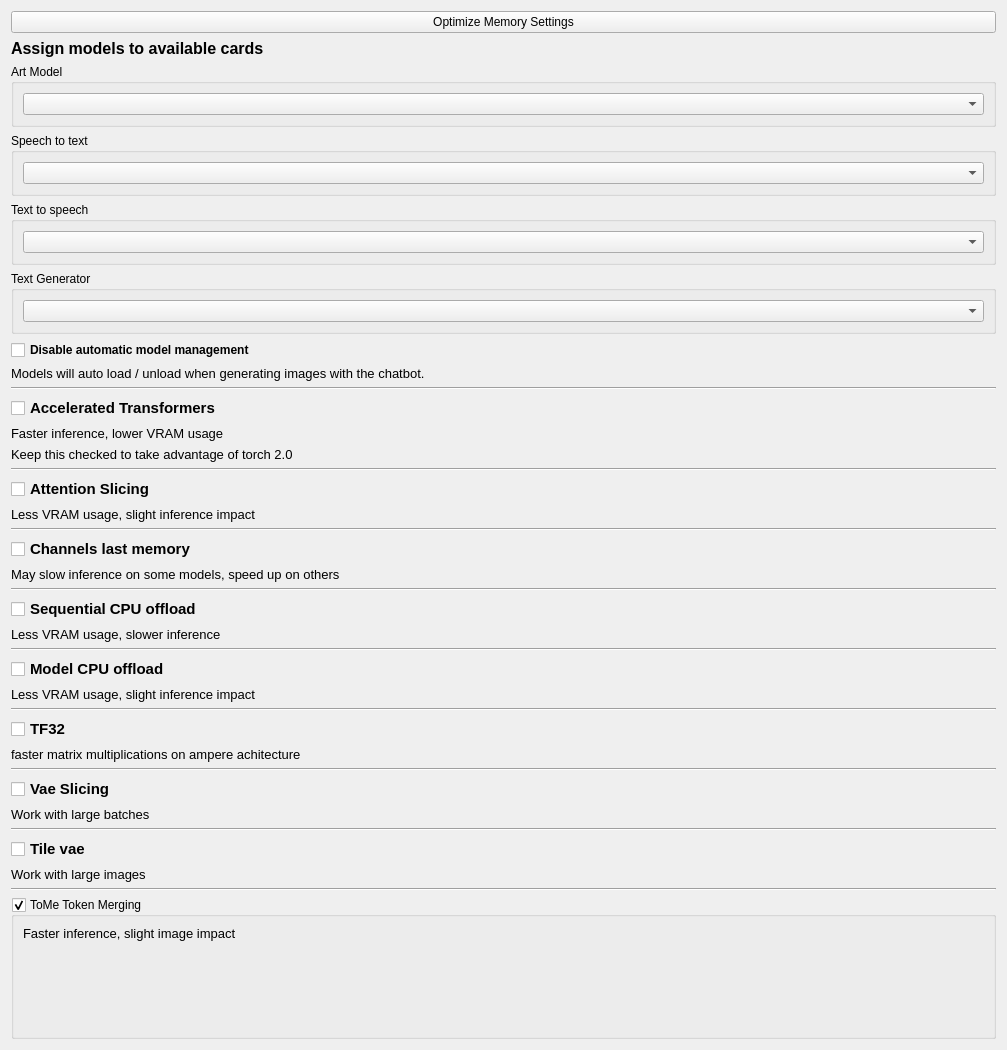
<?xml version="1.0" encoding="UTF-8"?>
<ui version="4.0">
 <class>memory_preferences</class>
 <widget class="QWidget" name="memory_preferences">
  <property name="geometry">
   <rect>
    <x>0</x>
    <y>0</y>
    <width>1007</width>
    <height>1050</height>
   </rect>
  </property>
  <property name="windowTitle">
   <string>Form</string>
  </property>
  <layout class="QGridLayout" name="gridLayout">
   <item row="5" column="0" colspan="5">
    <widget class="Line" name="line_7">
     <property name="orientation">
      <enum>Qt::Orientation::Horizontal</enum>
     </property>
    </widget>
   </item>
   <item row="28" column="0" colspan="5">
    <widget class="Line" name="line_2">
     <property name="orientation">
      <enum>Qt::Orientation::Horizontal</enum>
     </property>
    </widget>
   </item>
   <item row="12" column="0" colspan="5">
    <widget class="Line" name="line_8">
     <property name="orientation">
      <enum>Qt::Orientation::Horizontal</enum>
     </property>
    </widget>
   </item>
   <item row="25" column="0" colspan="5">
    <widget class="Line" name="line">
     <property name="orientation">
      <enum>Qt::Orientation::Horizontal</enum>
     </property>
    </widget>
   </item>
   <item row="29" column="0" colspan="3">
    <widget class="QCheckBox" name="enable_model_cpu_offload">
     <property name="font">
      <font>
       <pointsize>11</pointsize>
       <bold>true</bold>
      </font>
     </property>
     <property name="toolTip">
      <string>&lt;html&gt;&lt;head/&gt;&lt;body&gt;&lt;p&gt;&lt;span style=&quot; font-weight:400;&quot;&gt;Use with attention slicing for lower memory consumption.&lt;/span&gt;&lt;/p&gt;&lt;p&gt;&lt;span style=&quot; font-weight:400;&quot;&gt;Moves whole models to the GPU, instead of handling each model’s constituent &lt;/span&gt;&lt;span style=&quot; font-weight:400; font-style:italic;&quot;&gt;modules&lt;/span&gt;&lt;span style=&quot; font-weight:400;&quot;&gt;. This results in a negligible impact on inference time (compared with moving the pipeline to &lt;/span&gt;&lt;span style=&quot; font-family:'monospace'; font-weight:400;&quot;&gt;cuda&lt;/span&gt;&lt;span style=&quot; font-weight:400;&quot;&gt;), while still providing some memory savings.&lt;/span&gt;&lt;/p&gt;&lt;/body&gt;&lt;/html&gt;</string>
     </property>
     <property name="text">
      <string>Model CPU offload</string>
     </property>
    </widget>
   </item>
   <item row="35" column="0" colspan="2">
    <widget class="QCheckBox" name="use_enable_vae_slicing">
     <property name="font">
      <font>
       <pointsize>11</pointsize>
       <bold>true</bold>
      </font>
     </property>
     <property name="toolTip">
      <string>&lt;html&gt;&lt;head/&gt;&lt;body&gt;&lt;p&gt;&lt;span style=&quot; font-weight:400;&quot;&gt;Use with Attention Slicing or Xformers&lt;/span&gt;&lt;/p&gt;&lt;p&gt;&lt;span style=&quot; font-weight:400;&quot;&gt;Decode large batches of images with limited VRAM, or to enable batches with 32 images or more.&lt;/span&gt;&lt;/p&gt;&lt;/body&gt;&lt;/html&gt;</string>
     </property>
     <property name="text">
      <string>Vae Slicing</string>
     </property>
    </widget>
   </item>
   <item row="14" column="0" rowspan="2" colspan="2">
    <widget class="QCheckBox" name="use_attention_slicing">
     <property name="font">
      <font>
       <pointsize>11</pointsize>
       <bold>true</bold>
      </font>
     </property>
     <property name="toolTip">
      <string>&lt;html&gt;&lt;head/&gt;&lt;body&gt;&lt;p&gt;&lt;span style=&quot; font-weight:400;&quot;&gt;Perform computation in steps instead of all at once.&lt;/span&gt;&lt;/p&gt;&lt;p&gt;&lt;span style=&quot; font-weight:400;&quot;&gt;About 10% slower inference times.&lt;/span&gt;&lt;/p&gt;&lt;p&gt;&lt;span style=&quot; font-weight:400;&quot;&gt;Uses as little as 3.2 GB of VRAM.&lt;/span&gt;&lt;/p&gt;&lt;/body&gt;&lt;/html&gt;</string>
     </property>
     <property name="text">
      <string>Attention Slicing</string>
     </property>
    </widget>
   </item>
   <item row="38" column="0" colspan="2">
    <widget class="QCheckBox" name="use_tiled_vae">
     <property name="font">
      <font>
       <pointsize>11</pointsize>
       <bold>true</bold>
      </font>
     </property>
     <property name="toolTip">
      <string>&lt;html&gt;&lt;head/&gt;&lt;body&gt;&lt;p&gt;&lt;span style=&quot; font-weight:400;&quot;&gt;Use with Attention Slicing or Xformers&lt;/span&gt;&lt;/p&gt;&lt;p&gt;&lt;span style=&quot; font-weight:400;&quot;&gt;Makes it possible to work with large images on limited VRAM. Splits image into overlapping tiles, decodes tiles, blends outputs to make final image.&lt;/span&gt;&lt;/p&gt;&lt;/body&gt;&lt;/html&gt;</string>
     </property>
     <property name="text">
      <string>Tile vae</string>
     </property>
    </widget>
   </item>
   <item row="36" column="0" colspan="2">
    <widget class="QLabel" name="label_6">
     <property name="font">
      <font>
       <pointsize>10</pointsize>
       <italic>false</italic>
      </font>
     </property>
     <property name="text">
      <string>Work with large batches</string>
     </property>
     <property name="indent">
      <number>-1</number>
     </property>
    </widget>
   </item>
   <item row="2" column="0" colspan="5">
    <layout class="QVBoxLayout" name="verticalLayout">
     <item>
      <widget class="QGroupBox" name="groupBox">
       <property name="title">
        <string>Art Model</string>
       </property>
       <layout class="QGridLayout" name="gridLayout_3">
        <item row="0" column="0">
         <widget class="QComboBox" name="sd_combobox"/>
        </item>
       </layout>
      </widget>
     </item>
     <item>
      <widget class="QGroupBox" name="groupBox_4">
       <property name="title">
        <string>Speech to text</string>
       </property>
       <layout class="QGridLayout" name="gridLayout_6">
        <item row="0" column="0">
         <widget class="QComboBox" name="stt_combobox"/>
        </item>
       </layout>
      </widget>
     </item>
     <item>
      <widget class="QGroupBox" name="groupBox_3">
       <property name="title">
        <string>Text to speech</string>
       </property>
       <layout class="QGridLayout" name="gridLayout_5">
        <item row="0" column="0">
         <widget class="QComboBox" name="tts_combobox"/>
        </item>
       </layout>
      </widget>
     </item>
     <item>
      <widget class="QGroupBox" name="groupBox_2">
       <property name="title">
        <string>Text Generator</string>
       </property>
       <layout class="QGridLayout" name="gridLayout_4">
        <item row="0" column="0">
         <widget class="QComboBox" name="llm_combobox"/>
        </item>
       </layout>
      </widget>
     </item>
    </layout>
   </item>
   <item row="1" column="0" colspan="5">
    <widget class="QLabel" name="label_11">
     <property name="font">
      <font>
       <pointsize>12</pointsize>
       <bold>true</bold>
      </font>
     </property>
     <property name="text">
      <string>Assign models to available cards</string>
     </property>
    </widget>
   </item>
   <item row="10" column="0" colspan="5">
    <widget class="QLabel" name="label_9">
     <property name="font">
      <font>
       <pointsize>10</pointsize>
      </font>
     </property>
     <property name="text">
      <string>Keep this checked to take advantage of torch 2.0</string>
     </property>
    </widget>
   </item>
   <item row="20" column="0" rowspan="2" colspan="4">
    <widget class="QCheckBox" name="use_lastchannels">
     <property name="font">
      <font>
       <pointsize>11</pointsize>
       <bold>true</bold>
      </font>
     </property>
     <property name="toolTip">
      <string>&lt;html&gt;&lt;head/&gt;&lt;body&gt;&lt;p&gt;&lt;span style=&quot; font-weight:400;&quot;&gt;Alternative way of ordering NCHW tensors in memory preserving dimensions ordering. Channels last tensors ordered in such a way that channels become the densest dimension (aka storing images pixel-per-pixel). &lt;/span&gt;&lt;/p&gt;&lt;p&gt;&lt;span style=&quot; font-weight:400;&quot;&gt;Since not all operators currently support channels last format it may result in a worst performance, so it’s better to try it and see if it works for your model.&lt;/span&gt;&lt;/p&gt;&lt;/body&gt;&lt;/html&gt;</string>
     </property>
     <property name="text">
      <string>Channels last memory</string>
     </property>
    </widget>
   </item>
   <item row="32" column="0" colspan="2">
    <widget class="QCheckBox" name="use_tf32">
     <property name="font">
      <font>
       <pointsize>11</pointsize>
       <bold>true</bold>
      </font>
     </property>
     <property name="toolTip">
      <string>&lt;html&gt;&lt;head/&gt;&lt;body&gt;&lt;p&gt;&lt;span style=&quot; font-weight:400;&quot;&gt;On Ampere and later CUDA devices matrix multiplications and convolutions can use the TensorFloat32 (TF32) mode for faster but slightly less accurate computations.&lt;/span&gt;&lt;/p&gt;&lt;/body&gt;&lt;/html&gt;</string>
     </property>
     <property name="text">
      <string>TF32</string>
     </property>
    </widget>
   </item>
   <item row="27" column="0" colspan="5">
    <widget class="QLabel" name="label">
     <property name="font">
      <font>
       <pointsize>10</pointsize>
       <italic>false</italic>
      </font>
     </property>
     <property name="text">
      <string>Less VRAM usage, slower inference</string>
     </property>
     <property name="indent">
      <number>-1</number>
     </property>
    </widget>
   </item>
   <item row="30" column="0" colspan="5">
    <widget class="QLabel" name="label_2">
     <property name="font">
      <font>
       <pointsize>10</pointsize>
       <italic>false</italic>
      </font>
     </property>
     <property name="text">
      <string>Less VRAM usage, slight inference impact</string>
     </property>
     <property name="indent">
      <number>-1</number>
     </property>
    </widget>
   </item>
   <item row="6" column="0" colspan="5">
    <widget class="QCheckBox" name="use_accelerated_transformers">
     <property name="font">
      <font>
       <pointsize>11</pointsize>
       <bold>true</bold>
      </font>
     </property>
     <property name="toolTip">
      <string>&lt;html&gt;&lt;head/&gt;&lt;body&gt;&lt;p&gt;&lt;span style=&quot; font-weight:400;&quot;&gt;Optimized and memory-efficient attention implementation.&lt;/span&gt;&lt;/p&gt;&lt;/body&gt;&lt;/html&gt;</string>
     </property>
     <property name="text">
      <string>Accelerated Transformers</string>
     </property>
    </widget>
   </item>
   <item row="40" column="0" colspan="5">
    <widget class="Line" name="line_9">
     <property name="orientation">
      <enum>Qt::Orientation::Horizontal</enum>
     </property>
    </widget>
   </item>
   <item row="39" column="0" colspan="2">
    <widget class="QLabel" name="label_7">
     <property name="font">
      <font>
       <pointsize>10</pointsize>
       <italic>false</italic>
      </font>
     </property>
     <property name="text">
      <string>Work with large images</string>
     </property>
     <property name="indent">
      <number>-1</number>
     </property>
    </widget>
   </item>
   <item row="19" column="0" colspan="5">
    <widget class="Line" name="line_4">
     <property name="orientation">
      <enum>Qt::Orientation::Horizontal</enum>
     </property>
    </widget>
   </item>
   <item row="3" column="0">
    <widget class="QCheckBox" name="prevent_unload_on_llm_image_generation">
     <property name="font">
      <font>
       <bold>true</bold>
      </font>
     </property>
     <property name="text">
      <string>Disable automatic model management</string>
     </property>
    </widget>
   </item>
   <item row="26" column="0" colspan="5">
    <widget class="QCheckBox" name="use_enable_sequential_cpu_offload">
     <property name="font">
      <font>
       <pointsize>11</pointsize>
       <bold>true</bold>
      </font>
     </property>
     <property name="toolTip">
      <string>&lt;html&gt;&lt;head/&gt;&lt;body&gt;&lt;p&gt;&lt;span style=&quot; font-weight:400;&quot;&gt;Use with &lt;/span&gt;attention slicing&lt;span style=&quot; font-weight:400;&quot;&gt; for lower memory consumption.&lt;/span&gt;&lt;/p&gt;&lt;p&gt;&lt;span style=&quot; font-weight:400;&quot;&gt;Offloads the weights to CPU and only load them to GPU when performing the forward pass for memory savings.&lt;/span&gt;&lt;/p&gt;&lt;/body&gt;&lt;/html&gt;</string>
     </property>
     <property name="text">
      <string>Sequential CPU offload</string>
     </property>
    </widget>
   </item>
   <item row="41" column="0" colspan="5">
    <widget class="QGroupBox" name="use_tome">
     <property name="sizePolicy">
      <sizepolicy hsizetype="Preferred" vsizetype="MinimumExpanding">
       <horstretch>0</horstretch>
       <verstretch>75</verstretch>
      </sizepolicy>
     </property>
     <property name="toolTip">
      <string>Merge redundant tokens for faster inference. May result in slight reduction in image quality.</string>
     </property>
     <property name="title">
      <string>ToMe Token Merging</string>
     </property>
     <property name="checkable">
      <bool>true</bool>
     </property>
     <layout class="QGridLayout" name="gridLayout_2">
      <item row="1" column="0">
       <widget class="SliderWidget" name="tome_sd_ratio" native="true">
        <property name="minimumSize">
         <size>
          <width>0</width>
          <height>20</height>
         </size>
        </property>
        <property name="label_text" stdset="0">
         <string>Ratio</string>
        </property>
        <property name="slider_callback" stdset="0">
         <string notr="true">tome_sd_ratio_value_change</string>
        </property>
        <property name="current_value" stdset="0">
         <number>1000</number>
        </property>
        <property name="slider_maximum" stdset="0">
         <number>1000</number>
        </property>
        <property name="spinbox_maximum" stdset="0">
         <double>1.000000000000000</double>
        </property>
        <property name="display_as_float" stdset="0">
         <bool>true</bool>
        </property>
        <property name="spinbox_single_step" stdset="0">
         <double>0.010000000000000</double>
        </property>
        <property name="spinbox_page_step" stdset="0">
         <double>0.100000000000000</double>
        </property>
        <property name="spinbox_minimum" stdset="0">
         <double>0.000000000000000</double>
        </property>
        <property name="slider_minimum" stdset="0">
         <number>0</number>
        </property>
        <property name="settings_property" stdset="0">
         <string>memory_settings.tome_sd_ratio</string>
        </property>
       </widget>
      </item>
      <item row="0" column="0">
       <widget class="QLabel" name="label_10">
        <property name="font">
         <font>
          <pointsize>10</pointsize>
         </font>
        </property>
        <property name="text">
         <string>Faster inference, slight image impact</string>
        </property>
       </widget>
      </item>
      <item row="2" column="0">
       <spacer name="verticalSpacer">
        <property name="orientation">
         <enum>Qt::Orientation::Vertical</enum>
        </property>
        <property name="sizeHint" stdset="0">
         <size>
          <width>624</width>
          <height>13</height>
         </size>
        </property>
       </spacer>
      </item>
     </layout>
    </widget>
   </item>
   <item row="8" column="0" colspan="5">
    <widget class="QLabel" name="label_8">
     <property name="font">
      <font>
       <pointsize>10</pointsize>
       <italic>false</italic>
      </font>
     </property>
     <property name="text">
      <string>Faster inference, lower VRAM usage</string>
     </property>
     <property name="indent">
      <number>-1</number>
     </property>
    </widget>
   </item>
   <item row="17" column="0" colspan="5">
    <widget class="QLabel" name="label_4">
     <property name="font">
      <font>
       <pointsize>10</pointsize>
       <italic>false</italic>
      </font>
     </property>
     <property name="text">
      <string>Less VRAM usage, slight inference impact</string>
     </property>
     <property name="indent">
      <number>-1</number>
     </property>
    </widget>
   </item>
   <item row="23" column="0" colspan="5">
    <widget class="QLabel" name="label_3">
     <property name="font">
      <font>
       <pointsize>10</pointsize>
       <italic>false</italic>
      </font>
     </property>
     <property name="text">
      <string>May slow inference on some models, speed up on others</string>
     </property>
     <property name="indent">
      <number>-1</number>
     </property>
    </widget>
   </item>
   <item row="34" column="0" colspan="5">
    <widget class="Line" name="line_5">
     <property name="orientation">
      <enum>Qt::Orientation::Horizontal</enum>
     </property>
    </widget>
   </item>
   <item row="33" column="0" colspan="5">
    <widget class="QLabel" name="label_5">
     <property name="font">
      <font>
       <pointsize>10</pointsize>
       <italic>false</italic>
      </font>
     </property>
     <property name="text">
      <string>faster matrix multiplications on ampere achitecture</string>
     </property>
     <property name="indent">
      <number>-1</number>
     </property>
    </widget>
   </item>
   <item row="31" column="0" colspan="5">
    <widget class="Line" name="line_3">
     <property name="orientation">
      <enum>Qt::Orientation::Horizontal</enum>
     </property>
    </widget>
   </item>
   <item row="37" column="0" colspan="5">
    <widget class="Line" name="line_6">
     <property name="orientation">
      <enum>Qt::Orientation::Horizontal</enum>
     </property>
    </widget>
   </item>
   <item row="0" column="0" colspan="5">
    <widget class="QPushButton" name="optimize_memory_button">
     <property name="text">
      <string>Optimize Memory Settings</string>
     </property>
    </widget>
   </item>
   <item row="4" column="0" colspan="5">
    <widget class="QLabel" name="label_12">
     <property name="font">
      <font>
       <pointsize>10</pointsize>
      </font>
     </property>
     <property name="text">
      <string>Models will auto load / unload when generating images with the chatbot.</string>
     </property>
    </widget>
   </item>
  </layout>
 </widget>
 <customwidgets>
  <customwidget>
   <class>SliderWidget</class>
   <extends>QWidget</extends>
   <header>airunner/components/application/gui/widgets/slider/slider_widget</header>
   <container>1</container>
  </customwidget>
 </customwidgets>
 <resources/>
 <connections>
  <connection>
   <sender>use_enable_vae_slicing</sender>
   <signal>toggled(bool)</signal>
   <receiver>memory_preferences</receiver>
   <slot>action_toggled_vae_slicing(bool)</slot>
   <hints>
    <hint type="sourcelabel">
     <x>130</x>
     <y>836</y>
    </hint>
    <hint type="destinationlabel">
     <x>0</x>
     <y>388</y>
    </hint>
   </hints>
  </connection>
  <connection>
   <sender>use_tiled_vae</sender>
   <signal>toggled(bool)</signal>
   <receiver>memory_preferences</receiver>
   <slot>action_toggled_tile_vae(bool)</slot>
   <hints>
    <hint type="sourcelabel">
     <x>77</x>
     <y>897</y>
    </hint>
    <hint type="destinationlabel">
     <x>0</x>
     <y>440</y>
    </hint>
   </hints>
  </connection>
  <connection>
   <sender>use_tf32</sender>
   <signal>toggled(bool)</signal>
   <receiver>memory_preferences</receiver>
   <slot>action_toggled_tf32(bool)</slot>
   <hints>
    <hint type="sourcelabel">
     <x>74</x>
     <y>775</y>
    </hint>
    <hint type="destinationlabel">
     <x>0</x>
     <y>318</y>
    </hint>
   </hints>
  </connection>
  <connection>
   <sender>use_enable_sequential_cpu_offload</sender>
   <signal>toggled(bool)</signal>
   <receiver>memory_preferences</receiver>
   <slot>action_toggled_sequential_cpu_offload(bool)</slot>
   <hints>
    <hint type="sourcelabel">
     <x>161</x>
     <y>653</y>
    </hint>
    <hint type="destinationlabel">
     <x>258</x>
     <y>0</y>
    </hint>
   </hints>
  </connection>
  <connection>
   <sender>use_accelerated_transformers</sender>
   <signal>toggled(bool)</signal>
   <receiver>memory_preferences</receiver>
   <slot>action_toggled_accelerated_transformers(bool)</slot>
   <hints>
    <hint type="sourcelabel">
     <x>172</x>
     <y>448</y>
    </hint>
    <hint type="destinationlabel">
     <x>5</x>
     <y>5</y>
    </hint>
   </hints>
  </connection>
  <connection>
   <sender>optimize_memory_button</sender>
   <signal>clicked()</signal>
   <receiver>memory_preferences</receiver>
   <slot>action_button_clicked_optimize_memory_settings()</slot>
   <hints>
    <hint type="sourcelabel">
     <x>155</x>
     <y>28</y>
    </hint>
    <hint type="destinationlabel">
     <x>176</x>
     <y>0</y>
    </hint>
   </hints>
  </connection>
  <connection>
   <sender>use_lastchannels</sender>
   <signal>toggled(bool)</signal>
   <receiver>memory_preferences</receiver>
   <slot>action_toggled_last_memory(bool)</slot>
   <hints>
    <hint type="sourcelabel">
     <x>200</x>
     <y>592</y>
    </hint>
    <hint type="destinationlabel">
     <x>271</x>
     <y>6</y>
    </hint>
   </hints>
  </connection>
  <connection>
   <sender>use_attention_slicing</sender>
   <signal>toggled(bool)</signal>
   <receiver>memory_preferences</receiver>
   <slot>action_toggled_attention_slicing(bool)</slot>
   <hints>
    <hint type="sourcelabel">
     <x>123</x>
     <y>531</y>
    </hint>
    <hint type="destinationlabel">
     <x>2</x>
     <y>39</y>
    </hint>
   </hints>
  </connection>
  <connection>
   <sender>enable_model_cpu_offload</sender>
   <signal>toggled(bool)</signal>
   <receiver>memory_preferences</receiver>
   <slot>action_toggled_model_cpu_offload(bool)</slot>
   <hints>
    <hint type="sourcelabel">
     <x>121</x>
     <y>714</y>
    </hint>
    <hint type="destinationlabel">
     <x>53</x>
     <y>0</y>
    </hint>
   </hints>
  </connection>
  <connection>
   <sender>sd_combobox</sender>
   <signal>currentTextChanged(QString)</signal>
   <receiver>memory_preferences</receiver>
   <slot>action_changed_sd_combobox(QString)</slot>
   <hints>
    <hint type="sourcelabel">
     <x>87</x>
     <y>115</y>
    </hint>
    <hint type="destinationlabel">
     <x>582</x>
     <y>0</y>
    </hint>
   </hints>
  </connection>
  <connection>
   <sender>llm_combobox</sender>
   <signal>currentTextChanged(QString)</signal>
   <receiver>memory_preferences</receiver>
   <slot>action_changed_llm_combobox(QString)</slot>
   <hints>
    <hint type="sourcelabel">
     <x>381</x>
     <y>344</y>
    </hint>
    <hint type="destinationlabel">
     <x>686</x>
     <y>2</y>
    </hint>
   </hints>
  </connection>
  <connection>
   <sender>tts_combobox</sender>
   <signal>currentTextChanged(QString)</signal>
   <receiver>memory_preferences</receiver>
   <slot>action_changed_tts_combobox(QString)</slot>
   <hints>
    <hint type="sourcelabel">
     <x>661</x>
     <y>271</y>
    </hint>
    <hint type="destinationlabel">
     <x>665</x>
     <y>17</y>
    </hint>
   </hints>
  </connection>
  <connection>
   <sender>stt_combobox</sender>
   <signal>currentTextChanged(QString)</signal>
   <receiver>memory_preferences</receiver>
   <slot>action_changed_stt_combobox(QString)</slot>
   <hints>
    <hint type="sourcelabel">
     <x>834</x>
     <y>196</y>
    </hint>
    <hint type="destinationlabel">
     <x>587</x>
     <y>17</y>
    </hint>
   </hints>
  </connection>
  <connection>
   <sender>use_tome</sender>
   <signal>toggled(bool)</signal>
   <receiver>memory_preferences</receiver>
   <slot>action_toggled_tome(bool)</slot>
   <hints>
    <hint type="sourcelabel">
     <x>54</x>
     <y>1040</y>
    </hint>
    <hint type="destinationlabel">
     <x>0</x>
     <y>861</y>
    </hint>
   </hints>
  </connection>
 </connections>
 <slots>
  <slot>action_button_clicked_optimize_memory_settings()</slot>
  <slot>action_toggled_accelerated_transformers(bool)</slot>
  <slot>action_toggled_attention_slicing(bool)</slot>
  <slot>action_toggled_last_memory(bool)</slot>
  <slot>action_toggled_sequential_cpu_offload(bool)</slot>
  <slot>action_toggled_model_cpu_offload(bool)</slot>
  <slot>action_toggled_tf32(bool)</slot>
  <slot>action_toggled_vae_slicing(bool)</slot>
  <slot>action_toggled_tile_vae(bool)</slot>
  <slot>action_toggled_tome(bool)</slot>
  <slot>action_changed_sd_combobox(QString)</slot>
  <slot>action_changed_llm_combobox(QString)</slot>
  <slot>action_changed_stt_combobox(QString)</slot>
  <slot>action_changed_tts_combobox(QString)</slot>
  <slot>action_toggled_use_tome(bool)</slot>
  <slot>action_toggled_prevent_unload_on_llm_image_generation(bool)</slot>
 </slots>
</ui>
